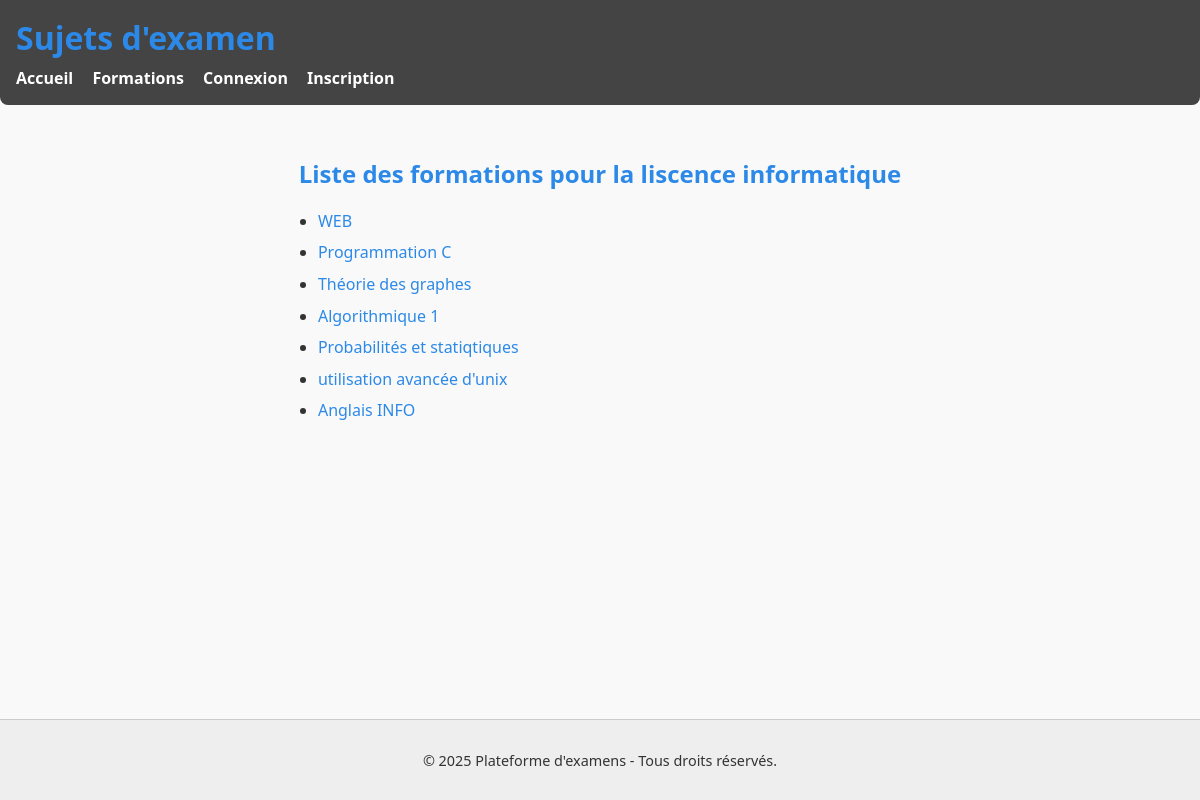
Page /formations on the committed database.
### tables this page shows
CREATE TABLE formation (
            id INTEGER PRIMARY KEY AUTOINCREMENT,
            name TEXT
        );

### server.py (the view)
@app.get('/formations')
def formations_list():
    formations = model.get_all_formations()
    return render_template('formations.html', formations=formations)

### data_model.py (called while the page is built)
def db_fetch(query, args=(), all=False, db_name=DBFILENAME):
  with sqlite3.connect(db_name) as conn:
    conn.row_factory = sqlite3.Row
    cur = conn.execute(query, args)
    if all:
      res = cur.fetchall()
      if res:
        res = [dict(e) for e in res]
      else:
        res = []
    else:
      res = cur.fetchone()
      if res:
        res = dict(res)
  return res

def get_all_formations():
    return db_fetch("SELECT * FROM formation", all=True)

### templates/formations.html (shortened to what this page needs)
{% extends "base.html" %}
{% block content %}
    <h2>Liste des formations pour la liscence informatique</h2>
    <ul>
        {% for f in formations %}
            <li><a href="{{ url_for('sujets_par_formation', formation_id=f.id) }}">{{ f.name }}</a></li>
        {% endfor %}
    </ul>
{% endblock %}

### static/style.css (style rules this page uses)
html, body { height: 100%; margin: 0; padding: 0; display: flex; flex-direction: column; font-family: 'Segoe UI', sans-serif; background-color: #f9f9f9; color: #333; }
h1, h2 { color: #2c89e8; }
a { color: #2c89e8; text-decoration: none; }
ul { padding-left: 1.2rem; }
ul li { margin-bottom: 0.6rem; }

### rows in the picture
formation: name "WEB"
formation: name "Programmation C"
formation: name "Théorie des graphes"
formation: name "Algorithmique 1"
formation: name "Probabilités et statiqtiques"
formation: name "utilisation avancée d'unix"
formation: name "Anglais INFO"

### other values in the picture
{{ 2025 }} "2025"
